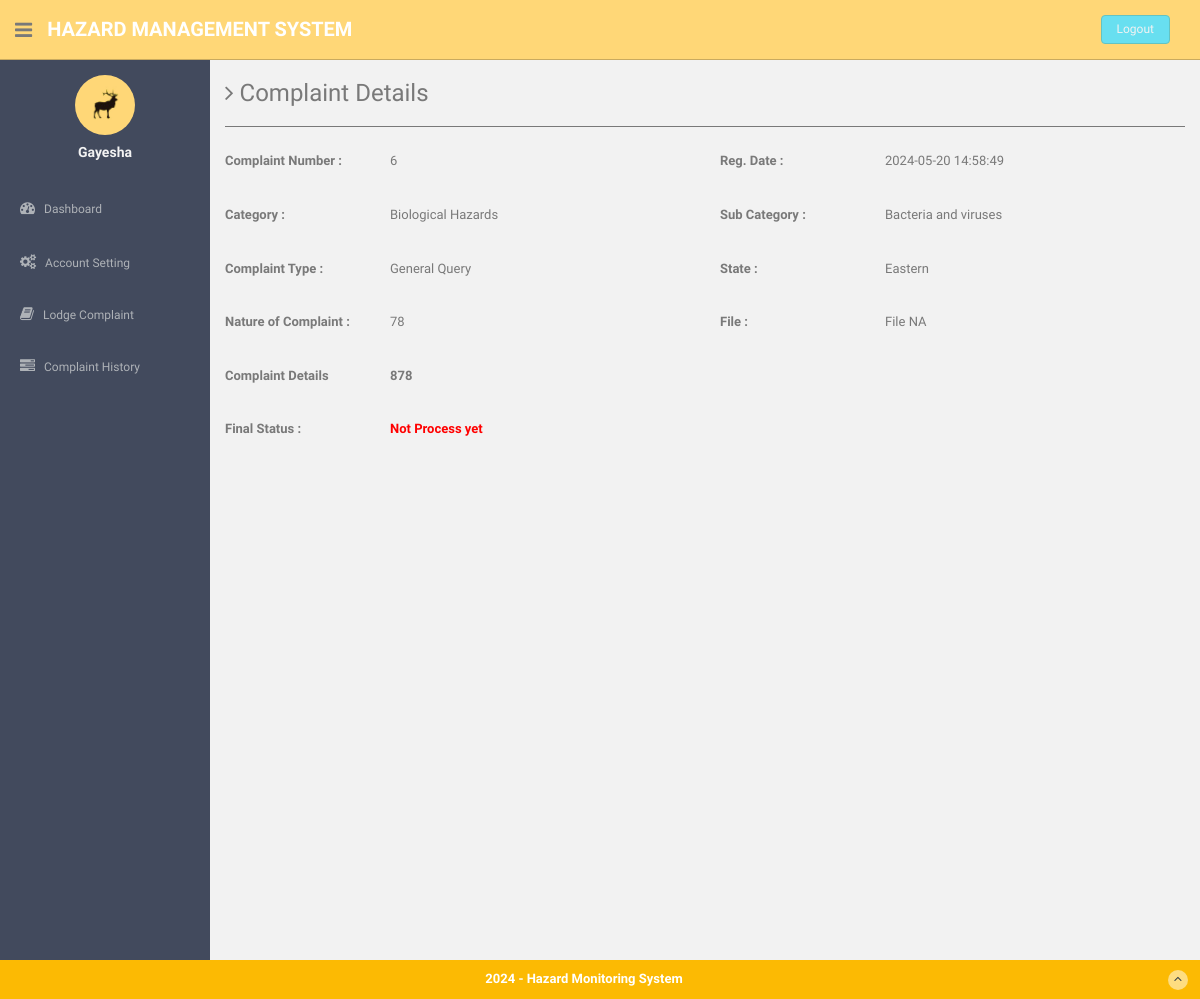
The app's page /users/complaint-details.php?cid=6 (signed in), older data.
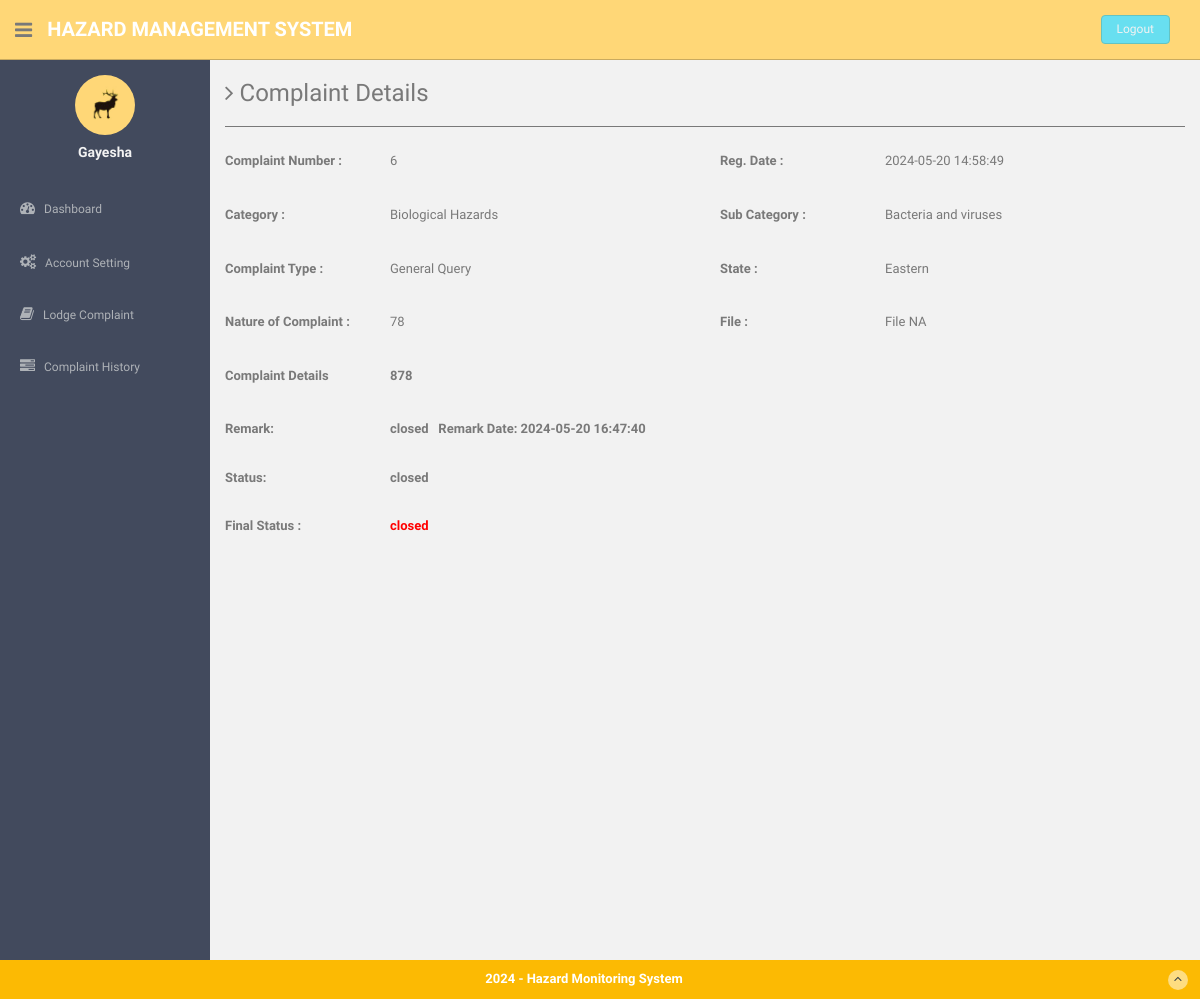
The same page, newer data.
### tables this page shows
CREATE TABLE `users` (
  `id` int(11) NOT NULL,
  `fullName` varchar(255) DEFAULT NULL,
  `userEmail` varchar(255) DEFAULT NULL,
  `password` varchar(255) DEFAULT NULL,
  `contactNo` bigint(11) DEFAULT NULL,
  `address` tinytext DEFAULT NULL,
  `State` varchar(255) DEFAULT NULL,
  `country` varchar(255) DEFAULT NULL,
  `pincode` int(6) DEFAULT NULL,
  `userImage` varchar(255) DEFAULT NULL,
  `regDate` timestamp NOT NULL DEFAULT current_timestamp(),
  `updationDate` timestamp NOT NULL DEFAULT '0000-00-00 00:00:00' ON UPDATE current_timestamp(),
  `status` int(1) NOT NULL
);

CREATE TABLE `tblcomplaints` (
  `complaintNumber` int(11) NOT NULL,
  `userId` int(11) NOT NULL,
  `category` int(11) NOT NULL,
  `subcategory` varchar(255) NOT NULL,
  `complaintType` varchar(255) NOT NULL,
  `state` varchar(255) NOT NULL,
  `noc` varchar(255) NOT NULL,
  `complaintDetails` mediumtext NOT NULL,
  `complaintFile` varchar(255) DEFAULT NULL,
  `regDate` timestamp NOT NULL DEFAULT current_timestamp(),
  `status` varchar(50) DEFAULT NULL,
  `lastUpdationDate` timestamp NOT NULL DEFAULT '0000-00-00 00:00:00' ON UPDATE current_timestamp()
);

CREATE TABLE `category` (
  `id` int(11) NOT NULL,
  `categoryName` varchar(255) NOT NULL,
  `categoryDescription` longtext NOT NULL,
  `creationDate` timestamp NOT NULL DEFAULT current_timestamp(),
  `updationDate` varchar(255) NOT NULL
);

CREATE TABLE `complaintremark` (
  `id` int(11) NOT NULL,
  `complaintNumber` int(11) NOT NULL,
  `status` varchar(255) NOT NULL,
  `remark` mediumtext NOT NULL,
  `remarkDate` timestamp NOT NULL DEFAULT current_timestamp()
);

### users/complaint-details.php (the view, shortened to what the changed rows need)
<?php session_start();
include('includes/config.php');
if(strlen($_SESSION['login'])==0)
  {
header('location:index.php');
}
else{ ?>
<!DOCTYPE html>
<html lang="en">
  <head>
    <link href="assets/css/bootstrap.css" rel="stylesheet">
    <link href="assets/font-awesome/css/font-awesome.css" rel="stylesheet" />
    <link href="assets/css/style.css" rel="stylesheet">
    <link href="assets/css/style-responsive.css" rel="stylesheet">
  </head>
  <body>
  <section id="container" >
<?php include('includes/sidebar.php');?>
      <section id="main-content">
          <section class="wrapper site-min-height">
 <?php $query=mysqli_query($bd, "select tblcomplaints.*,category.categoryName as catname from tblcomplaints join category on category.id=tblcomplaints.category where userId='".$_SESSION['id']."' and complaintNumber='".$_GET['cid']."'");
while($row=mysqli_fetch_array($query))
{?>
          	<div class="row mt">
            <label class="col-sm-2 col-sm-2 control-label"><b>Complaint Number : </b></label>
          		<div class="col-sm-4">
          		<p><?php echo htmlentities($row['complaintNumber']);?></p>
          		</div>
<label class="col-sm-2 col-sm-2 control-label"><b>Reg. Date :</b></label>
              <div class="col-sm-4">
              <p><?php echo htmlentities($row['regDate']);?></p>
              </div>
          	</div>
<div class="row mt">
            <label class="col-sm-2 col-sm-2 control-label"><b>Category :</b></label>
              <div class="col-sm-4">
              <p><?php echo htmlentities($row['catname']);?></p>
              </div>
<label class="col-sm-2 col-sm-2 control-label"><b>Sub Category :</b> </label>
              <div class="col-sm-4">
              <p><?php echo htmlentities($row['subcategory']);?></p>
              </div>
            </div>
  <div class="row mt">
            <label class="col-sm-2 col-sm-2 control-label"><b>Complaint Type :</b></label>
              <div class="col-sm-4">
              <p><?php echo htmlentities($row['complaintType']);?></p>
              </div>
<label class="col-sm-2 col-sm-2 control-label"><b>State :</b></label>
              <div class="col-sm-4">
              <p><?php echo htmlentities($row['state']);?></p>
              </div>
            </div>
  <div class="row mt">
            <label class="col-sm-2 col-sm-2 control-label"><b>Nature of Complaint :</b></label>
              <div class="col-sm-4">
              <p><?php echo htmlentities($row['noc']);?></p>
              </div>
<label class="col-sm-2 col-sm-2 control-label"><b>File :</b></label>
              <div class="col-sm-4">
              <p><?php $cfile=$row['complaintFile'];
if($cfile=="" || $cfile=="NULL")
{
  echo htmlentities("File NA");
}
else{ ?>
<a href="complaintdocs/<?php echo htmlentities($row['complaintFile']);?>"> View File</a>
<?php } ?>
              </p>
              </div>
            </div>
 <div class="row mt">
            <label class="col-sm-2 col-sm-2 control-label"><b>Complaint Details </label>
              <div class="col-sm-10">
              <p><?php echo htmlentities($row['complaintDetails']);?></p>
              </div>
            </div>
<?php $ret=mysqli_query($bd, "select complaintremark.remark as remark,complaintremark.status as sstatus,complaintremark.remarkDate as rdate from complaintremark join tblcomplaints on tblcomplaints.complaintNumber=complaintremark.complaintNumber where complaintremark.complaintNumber='".$_GET['cid']."'");
while($rw=mysqli_fetch_array($ret))
{
?>
 <div class="row mt">
<label class="col-sm-2 col-sm-2 control-label"><b>Remark:</b></label>
              <div class="col-sm-10">
   <?php echo  htmlentities($rw['remark']); ?>&nbsp;&nbsp; <b>Remark Date: <?php echo  htmlentities($rw['rdate']); ?></b>
              </div>
            </div>
 <div class="row mt">
<label class="col-sm-2 col-sm-2 control-label"><b>Status:</b></label>
              <div class="col-sm-10">
 <?php echo  htmlentities($rw['sstatus']); ?>
              </div>
            </div>
<?php } ?>
 <div class="row mt">
<label class="col-sm-2 col-sm-2 control-label"><b>Final Status :</b></label>
              <div class="col-sm-4">
              <p style="color:red"><?php
if($row['status']=="NULL" || $row['status']=="" )
{
echo "Not Process yet";
} else{
              echo htmlentities($row['status']);
}
              ?></p>
              </div>
            </div>
<?php } ?>
		</section><! --/wrapper -->
      </section>
  </section>
  </body>
</html>
<?php } ?>

### users/includes/sidebar.php (shortened to what the changed rows need)
<aside>
          <div id="sidebar"  class="nav-collapse ">
              <ul class="sidebar-menu" id="nav-accordion">
              	  <p class="centered"><a href="profile.html"><img src="assets/img/ui-sam.jpg" class="img-circle" width="60"></a></p>
                   <?php $query=mysqli_query($bd, "select fullName from users where userEmail='".$_SESSION['login']."'");
 while($row=mysqli_fetch_array($query))
 {
 ?>
              	  <h5 class="centered"><?php echo htmlentities($row['fullName']);?></h5>
                  <?php } ?>
                  <li class="mt">
                      <a href="dashboard.php">
                      </a>
                  </li>
                  <li class="sub-menu">
                      <a href="javascript:;" >
                      </a>
                  </li>
                  <li class="sub-menu">
                      <a href="register-complaint.php" >
                      </a>
                    </li>
                  <li class="sub-menu">
                      <a href="complaint-history.php" >
                      </a>
                  </li>
              </ul>
          </div>
      </aside>

Row changes from the older to the newer data that the page shows:
changed tblcomplaints "Bacteria and viruses": status (not shown) → "closed"; no longer shows "Not Process yet"
added complaintremark: remark "closed", remarkDate "2024-05-20 16:47:40", status "closed"
